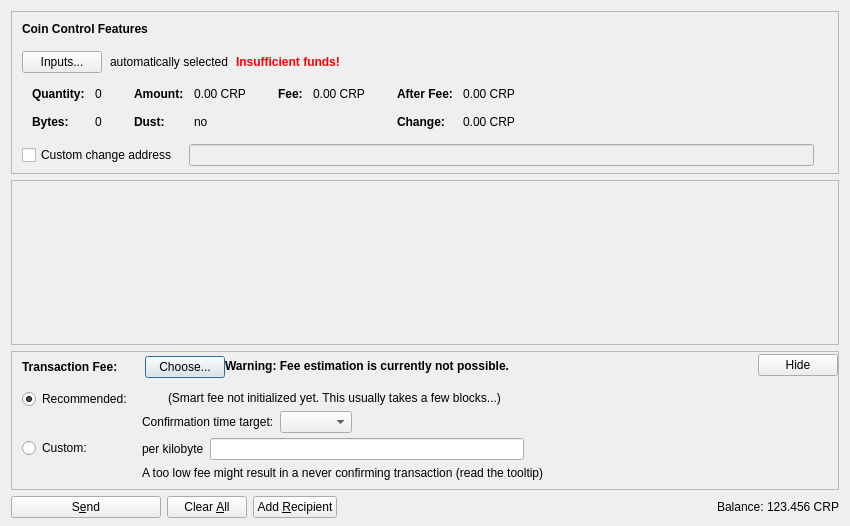
<?xml version="1.0" encoding="UTF-8"?>
<ui version="4.0">
 <class>SendCoinsDialog</class>
 <widget class="QDialog" name="SendCoinsDialog">
  <property name="geometry">
   <rect>
    <x>0</x>
    <y>0</y>
    <width>850</width>
    <height>526</height>
   </rect>
  </property>
  <property name="windowTitle">
   <string>Send Coins</string>
  </property>
  <layout class="QVBoxLayout" name="verticalLayout" stretch="0,1,0,0">
   <property name="bottomMargin">
    <number>8</number>
   </property>
   <item>
    <widget class="QFrame" name="frameCoinControl">
     <property name="sizePolicy">
      <sizepolicy hsizetype="Expanding" vsizetype="Expanding">
       <horstretch>0</horstretch>
       <verstretch>0</verstretch>
      </sizepolicy>
     </property>
     <property name="maximumSize">
      <size>
       <width>16777215</width>
       <height>16777215</height>
      </size>
     </property>
     <property name="frameShape">
      <enum>QFrame::StyledPanel</enum>
     </property>
     <property name="frameShadow">
      <enum>QFrame::Sunken</enum>
     </property>
     <layout class="QVBoxLayout" name="verticalLayoutCoinControl2">
      <property name="spacing">
       <number>0</number>
      </property>
      <property name="leftMargin">
       <number>0</number>
      </property>
      <property name="topMargin">
       <number>0</number>
      </property>
      <property name="rightMargin">
       <number>0</number>
      </property>
      <property name="bottomMargin">
       <number>6</number>
      </property>
      <item>
       <layout class="QVBoxLayout" name="verticalLayoutCoinControl" stretch="0,0,0,0,1">
        <property name="spacing">
         <number>0</number>
        </property>
        <property name="leftMargin">
         <number>10</number>
        </property>
        <property name="topMargin">
         <number>10</number>
        </property>
        <item>
         <layout class="QHBoxLayout" name="horizontalLayoutCoinControl1">
          <property name="bottomMargin">
           <number>15</number>
          </property>
          <item>
           <widget class="QLabel" name="labelCoinControlFeatures">
            <property name="sizePolicy">
             <sizepolicy hsizetype="Preferred" vsizetype="Maximum">
              <horstretch>0</horstretch>
              <verstretch>0</verstretch>
             </sizepolicy>
            </property>
            <property name="font">
             <font>
              <weight>75</weight>
              <bold>true</bold>
             </font>
            </property>
            <property name="styleSheet">
             <string notr="true">font-weight:bold;</string>
            </property>
            <property name="text">
             <string>Coin Control Features</string>
            </property>
           </widget>
          </item>
         </layout>
        </item>
        <item>
         <layout class="QHBoxLayout" name="horizontalLayoutCoinControl2" stretch="0,0,0,0">
          <property name="spacing">
           <number>8</number>
          </property>
          <property name="bottomMargin">
           <number>10</number>
          </property>
          <item>
           <widget class="QPushButton" name="pushButtonCoinControl">
            <property name="styleSheet">
             <string notr="true"/>
            </property>
            <property name="text">
             <string>Inputs...</string>
            </property>
            <property name="autoDefault">
             <bool>false</bool>
            </property>
           </widget>
          </item>
          <item>
           <widget class="QLabel" name="labelCoinControlAutomaticallySelected">
            <property name="text">
             <string>automatically selected</string>
            </property>
            <property name="margin">
             <number>5</number>
            </property>
           </widget>
          </item>
          <item>
           <widget class="QLabel" name="labelCoinControlInsuffFunds">
            <property name="font">
             <font>
              <weight>75</weight>
              <bold>true</bold>
             </font>
            </property>
            <property name="styleSheet">
             <string notr="true">color:red;font-weight:bold;</string>
            </property>
            <property name="text">
             <string>Insufficient funds!</string>
            </property>
            <property name="margin">
             <number>5</number>
            </property>
           </widget>
          </item>
          <item>
           <spacer name="horizontalSpacerCoinControl">
            <property name="orientation">
             <enum>Qt::Horizontal</enum>
            </property>
            <property name="sizeHint" stdset="0">
             <size>
              <width>40</width>
              <height>1</height>
             </size>
            </property>
           </spacer>
          </item>
         </layout>
        </item>
        <item>
         <widget class="QWidget" name="widgetCoinControl" native="true">
          <property name="sizePolicy">
           <sizepolicy hsizetype="Preferred" vsizetype="Preferred">
            <horstretch>0</horstretch>
            <verstretch>0</verstretch>
           </sizepolicy>
          </property>
          <property name="minimumSize">
           <size>
            <width>0</width>
            <height>0</height>
           </size>
          </property>
          <property name="styleSheet">
           <string notr="true"/>
          </property>
          <layout class="QHBoxLayout" name="horizontalLayoutCoinControl5">
           <property name="leftMargin">
            <number>0</number>
           </property>
           <property name="topMargin">
            <number>0</number>
           </property>
           <property name="rightMargin">
            <number>0</number>
           </property>
           <property name="bottomMargin">
            <number>0</number>
           </property>
           <item>
            <layout class="QHBoxLayout" name="horizontalLayoutCoinControl3" stretch="0,0,0,1">
             <property name="spacing">
              <number>20</number>
             </property>
             <property name="topMargin">
              <number>0</number>
             </property>
             <property name="bottomMargin">
              <number>10</number>
             </property>
             <item>
              <layout class="QFormLayout" name="formLayoutCoinControl1">
               <property name="horizontalSpacing">
                <number>10</number>
               </property>
               <property name="verticalSpacing">
                <number>14</number>
               </property>
               <property name="leftMargin">
                <number>10</number>
               </property>
               <property name="topMargin">
                <number>4</number>
               </property>
               <property name="rightMargin">
                <number>6</number>
               </property>
               <item row="0" column="0">
                <widget class="QLabel" name="labelCoinControlQuantityText">
                 <property name="font">
                  <font>
                   <weight>75</weight>
                   <bold>true</bold>
                  </font>
                 </property>
                 <property name="text">
                  <string>Quantity:</string>
                 </property>
                 <property name="margin">
                  <number>0</number>
                 </property>
                </widget>
               </item>
               <item row="0" column="1">
                <widget class="QLabel" name="labelCoinControlQuantity">
                 <property name="cursor">
                  <cursorShape>IBeamCursor</cursorShape>
                 </property>
                 <property name="contextMenuPolicy">
                  <enum>Qt::ActionsContextMenu</enum>
                 </property>
                 <property name="text">
                  <string notr="true">0</string>
                 </property>
                 <property name="margin">
                  <number>0</number>
                 </property>
                 <property name="textInteractionFlags">
                  <set>Qt::LinksAccessibleByMouse|Qt::TextSelectableByKeyboard|Qt::TextSelectableByMouse</set>
                 </property>
                </widget>
               </item>
               <item row="1" column="0">
                <widget class="QLabel" name="labelCoinControlBytesText">
                 <property name="font">
                  <font>
                   <weight>75</weight>
                   <bold>true</bold>
                  </font>
                 </property>
                 <property name="text">
                  <string>Bytes:</string>
                 </property>
                </widget>
               </item>
               <item row="1" column="1">
                <widget class="QLabel" name="labelCoinControlBytes">
                 <property name="cursor">
                  <cursorShape>IBeamCursor</cursorShape>
                 </property>
                 <property name="contextMenuPolicy">
                  <enum>Qt::ActionsContextMenu</enum>
                 </property>
                 <property name="text">
                  <string notr="true">0</string>
                 </property>
                 <property name="textInteractionFlags">
                  <set>Qt::LinksAccessibleByMouse|Qt::TextSelectableByKeyboard|Qt::TextSelectableByMouse</set>
                 </property>
                </widget>
               </item>
              </layout>
             </item>
             <item>
              <layout class="QFormLayout" name="formLayoutCoinControl2">
               <property name="horizontalSpacing">
                <number>10</number>
               </property>
               <property name="verticalSpacing">
                <number>14</number>
               </property>
               <property name="leftMargin">
                <number>6</number>
               </property>
               <property name="topMargin">
                <number>4</number>
               </property>
               <property name="rightMargin">
                <number>6</number>
               </property>
               <item row="0" column="0">
                <widget class="QLabel" name="labelCoinControlAmountText">
                 <property name="font">
                  <font>
                   <weight>75</weight>
                   <bold>true</bold>
                  </font>
                 </property>
                 <property name="text">
                  <string>Amount:</string>
                 </property>
                 <property name="margin">
                  <number>0</number>
                 </property>
                </widget>
               </item>
               <item row="0" column="1">
                <widget class="QLabel" name="labelCoinControlAmount">
                 <property name="cursor">
                  <cursorShape>IBeamCursor</cursorShape>
                 </property>
                 <property name="contextMenuPolicy">
                  <enum>Qt::ActionsContextMenu</enum>
                 </property>
                 <property name="text">
                  <string notr="true">0.00 CRP</string>
                 </property>
                 <property name="textInteractionFlags">
                  <set>Qt::LinksAccessibleByMouse|Qt::TextSelectableByKeyboard|Qt::TextSelectableByMouse</set>
                 </property>
                </widget>
               </item>
               <item row="1" column="0">
                <widget class="QLabel" name="labelCoinControlLowOutputText">
                 <property name="font">
                  <font>
                   <weight>75</weight>
                   <bold>true</bold>
                  </font>
                 </property>
                 <property name="text">
                  <string>Dust:</string>
                 </property>
                </widget>
               </item>
               <item row="1" column="1">
                <widget class="QLabel" name="labelCoinControlLowOutput">
                 <property name="cursor">
                  <cursorShape>IBeamCursor</cursorShape>
                 </property>
                 <property name="contextMenuPolicy">
                  <enum>Qt::ActionsContextMenu</enum>
                 </property>
                 <property name="text">
                  <string notr="true">no</string>
                 </property>
                 <property name="textInteractionFlags">
                  <set>Qt::LinksAccessibleByMouse|Qt::TextSelectableByKeyboard|Qt::TextSelectableByMouse</set>
                 </property>
                </widget>
               </item>
              </layout>
             </item>
             <item>
              <layout class="QFormLayout" name="formLayoutCoinControl3">
               <property name="horizontalSpacing">
                <number>10</number>
               </property>
               <property name="verticalSpacing">
                <number>14</number>
               </property>
               <property name="leftMargin">
                <number>6</number>
               </property>
               <property name="topMargin">
                <number>4</number>
               </property>
               <property name="rightMargin">
                <number>6</number>
               </property>
               <item row="0" column="0">
                <widget class="QLabel" name="labelCoinControlFeeText">
                 <property name="font">
                  <font>
                   <weight>75</weight>
                   <bold>true</bold>
                  </font>
                 </property>
                 <property name="text">
                  <string>Fee:</string>
                 </property>
                 <property name="margin">
                  <number>0</number>
                 </property>
                </widget>
               </item>
               <item row="0" column="1">
                <widget class="QLabel" name="labelCoinControlFee">
                 <property name="cursor">
                  <cursorShape>IBeamCursor</cursorShape>
                 </property>
                 <property name="contextMenuPolicy">
                  <enum>Qt::ActionsContextMenu</enum>
                 </property>
                 <property name="text">
                  <string notr="true">0.00 CRP</string>
                 </property>
                 <property name="textInteractionFlags">
                  <set>Qt::LinksAccessibleByMouse|Qt::TextSelectableByKeyboard|Qt::TextSelectableByMouse</set>
                 </property>
                </widget>
               </item>
              </layout>
             </item>
             <item>
              <layout class="QFormLayout" name="formLayoutCoinControl4">
               <property name="horizontalSpacing">
                <number>10</number>
               </property>
               <property name="verticalSpacing">
                <number>14</number>
               </property>
               <property name="leftMargin">
                <number>6</number>
               </property>
               <property name="topMargin">
                <number>4</number>
               </property>
               <property name="rightMargin">
                <number>6</number>
               </property>
               <item row="0" column="0">
                <widget class="QLabel" name="labelCoinControlAfterFeeText">
                 <property name="font">
                  <font>
                   <weight>75</weight>
                   <bold>true</bold>
                  </font>
                 </property>
                 <property name="text">
                  <string>After Fee:</string>
                 </property>
                 <property name="margin">
                  <number>0</number>
                 </property>
                </widget>
               </item>
               <item row="0" column="1">
                <widget class="QLabel" name="labelCoinControlAfterFee">
                 <property name="cursor">
                  <cursorShape>IBeamCursor</cursorShape>
                 </property>
                 <property name="contextMenuPolicy">
                  <enum>Qt::ActionsContextMenu</enum>
                 </property>
                 <property name="text">
                  <string notr="true">0.00 CRP</string>
                 </property>
                 <property name="textInteractionFlags">
                  <set>Qt::LinksAccessibleByMouse|Qt::TextSelectableByKeyboard|Qt::TextSelectableByMouse</set>
                 </property>
                </widget>
               </item>
               <item row="1" column="0">
                <widget class="QLabel" name="labelCoinControlChangeText">
                 <property name="font">
                  <font>
                   <weight>75</weight>
                   <bold>true</bold>
                  </font>
                 </property>
                 <property name="text">
                  <string>Change:</string>
                 </property>
                </widget>
               </item>
               <item row="1" column="1">
                <widget class="QLabel" name="labelCoinControlChange">
                 <property name="cursor">
                  <cursorShape>IBeamCursor</cursorShape>
                 </property>
                 <property name="contextMenuPolicy">
                  <enum>Qt::ActionsContextMenu</enum>
                 </property>
                 <property name="text">
                  <string notr="true">0.00 CRP</string>
                 </property>
                 <property name="textInteractionFlags">
                  <set>Qt::LinksAccessibleByMouse|Qt::TextSelectableByKeyboard|Qt::TextSelectableByMouse</set>
                 </property>
                </widget>
               </item>
              </layout>
             </item>
            </layout>
           </item>
          </layout>
         </widget>
        </item>
        <item>
         <layout class="QHBoxLayout" name="horizontalLayoutCoinControl4" stretch="0,0,0">
          <property name="spacing">
           <number>12</number>
          </property>
          <property name="sizeConstraint">
           <enum>QLayout::SetDefaultConstraint</enum>
          </property>
          <property name="topMargin">
           <number>5</number>
          </property>
          <property name="rightMargin">
           <number>5</number>
          </property>
          <item>
           <widget class="QCheckBox" name="checkBoxCoinControlChange">
            <property name="toolTip">
             <string>If this is activated, but the change address is empty or invalid, change will be sent to a newly generated address.</string>
            </property>
            <property name="text">
             <string>Custom change address</string>
            </property>
           </widget>
          </item>
          <item>
           <widget class="QValidatedLineEdit" name="lineEditCoinControlChange">
            <property name="enabled">
             <bool>false</bool>
            </property>
            <property name="sizePolicy">
             <sizepolicy hsizetype="Expanding" vsizetype="Fixed">
              <horstretch>0</horstretch>
              <verstretch>0</verstretch>
             </sizepolicy>
            </property>
           </widget>
          </item>
          <item>
           <widget class="QLabel" name="labelCoinControlChangeLabel">
            <property name="sizePolicy">
             <sizepolicy hsizetype="Preferred" vsizetype="Expanding">
              <horstretch>0</horstretch>
              <verstretch>0</verstretch>
             </sizepolicy>
            </property>
            <property name="minimumSize">
             <size>
              <width>0</width>
              <height>0</height>
             </size>
            </property>
            <property name="text">
             <string/>
            </property>
            <property name="margin">
             <number>3</number>
            </property>
           </widget>
          </item>
         </layout>
        </item>
        <item>
         <spacer name="verticalSpacerCoinControl">
          <property name="orientation">
           <enum>Qt::Vertical</enum>
          </property>
          <property name="sizeHint" stdset="0">
           <size>
            <width>800</width>
            <height>1</height>
           </size>
          </property>
         </spacer>
        </item>
       </layout>
      </item>
     </layout>
    </widget>
   </item>
   <item>
    <widget class="QScrollArea" name="scrollArea">
     <property name="widgetResizable">
      <bool>true</bool>
     </property>
     <widget class="QWidget" name="scrollAreaWidgetContents">
      <property name="geometry">
       <rect>
        <x>0</x>
        <y>0</y>
        <width>830</width>
        <height>104</height>
       </rect>
      </property>
      <layout class="QVBoxLayout" name="verticalLayout_2" stretch="0,1">
       <property name="leftMargin">
        <number>0</number>
       </property>
       <property name="topMargin">
        <number>0</number>
       </property>
       <property name="rightMargin">
        <number>0</number>
       </property>
       <property name="bottomMargin">
        <number>0</number>
       </property>
       <item>
        <layout class="QVBoxLayout" name="entries">
         <property name="spacing">
          <number>6</number>
         </property>
        </layout>
       </item>
       <item>
        <spacer name="verticalSpacer">
         <property name="orientation">
          <enum>Qt::Vertical</enum>
         </property>
         <property name="sizeHint" stdset="0">
          <size>
           <width>20</width>
           <height>40</height>
          </size>
         </property>
        </spacer>
       </item>
      </layout>
     </widget>
    </widget>
   </item>
   <item>
    <widget class="QFrame" name="frameFee">
     <property name="sizePolicy">
      <sizepolicy hsizetype="Expanding" vsizetype="Expanding">
       <horstretch>0</horstretch>
       <verstretch>0</verstretch>
      </sizepolicy>
     </property>
     <property name="maximumSize">
      <size>
       <width>16777215</width>
       <height>16777215</height>
      </size>
     </property>
     <property name="frameShape">
      <enum>QFrame::StyledPanel</enum>
     </property>
     <property name="frameShadow">
      <enum>QFrame::Sunken</enum>
     </property>
     <layout class="QVBoxLayout" name="verticalLayoutFee1">
      <property name="spacing">
       <number>0</number>
      </property>
      <property name="leftMargin">
       <number>0</number>
      </property>
      <property name="topMargin">
       <number>0</number>
      </property>
      <property name="rightMargin">
       <number>0</number>
      </property>
      <property name="bottomMargin">
       <number>0</number>
      </property>
      <item>
       <layout class="QVBoxLayout" name="verticalLayoutFee2" stretch="0,0,0">
        <property name="spacing">
         <number>0</number>
        </property>
        <property name="leftMargin">
         <number>10</number>
        </property>
        <property name="topMargin">
         <number>0</number>
        </property>
        <item>
         <layout class="QHBoxLayout" name="horizontalLayoutFee1">
          <property name="bottomMargin">
           <number>0</number>
          </property>
          <item>
           <layout class="QVBoxLayout" name="verticalLayoutFee7">
            <property name="spacing">
             <number>0</number>
            </property>
            <item>
             <spacer name="verticalSpacerSmartFee">
              <property name="orientation">
               <enum>Qt::Vertical</enum>
              </property>
              <property name="sizeType">
               <enum>QSizePolicy::Fixed</enum>
              </property>
              <property name="sizeHint" stdset="0">
               <size>
                <width>1</width>
                <height>4</height>
               </size>
              </property>
             </spacer>
            </item>
            <item>
             <layout class="QHBoxLayout" name="horizontalLayoutSmartFee">
              <property name="spacing">
               <number>10</number>
              </property>
              <item>
               <widget class="QLabel" name="labelFeeHeadline">
                <property name="sizePolicy">
                 <sizepolicy hsizetype="Preferred" vsizetype="Maximum">
                  <horstretch>0</horstretch>
                  <verstretch>0</verstretch>
                 </sizepolicy>
                </property>
                <property name="font">
                 <font>
                  <weight>75</weight>
                  <bold>true</bold>
                 </font>
                </property>
                <property name="styleSheet">
                 <string notr="true">font-weight:bold;</string>
                </property>
                <property name="text">
                 <string>Transaction Fee:</string>
                </property>
               </widget>
              </item>
              <item>
               <widget class="QLabel" name="labelFeeMinimized">
                <property name="text">
                 <string/>
                </property>
               </widget>
              </item>
              <item>
               <widget class="QPushButton" name="buttonChooseFee">
                <property name="text">
                 <string>Choose...</string>
                </property>
               </widget>
              </item>
             </layout>
            </item>
            <item>
             <spacer name="verticalSpacer_5">
              <property name="orientation">
               <enum>Qt::Vertical</enum>
              </property>
              <property name="sizeHint" stdset="0">
               <size>
                <width>1</width>
                <height>1</height>
               </size>
              </property>
             </spacer>
            </item>
           </layout>
          </item>
          <item>
           <widget class="QLabel" name="fallbackFeeWarningLabel">
            <property name="toolTip">
             <string>Using the fallbackfee can result in sending a transaction that will take several hours or days (or never) to confirm. Consider choosing your fee manually or wait until you have validated the complete chain.</string>
            </property>
            <property name="font">
            <font>
                <weight>75</weight>
                <bold>true</bold>
            </font>
            </property>
            <property name="text">
             <string>Warning: Fee estimation is currently not possible.</string>
            </property>
            <property name="wordWrap">
             <bool>false</bool>
            </property>
           </widget>
          </item>
          <item>
           <spacer name="horizontalSpacer_4">
            <property name="orientation">
             <enum>Qt::Horizontal</enum>
            </property>
            <property name="sizeType">
             <enum>QSizePolicy::MinimumExpanding</enum>
            </property>
            <property name="sizeHint" stdset="0">
             <size>
              <width>40</width>
              <height>20</height>
             </size>
            </property>
           </spacer>
          </item>
          <item>
           <widget class="QPushButton" name="buttonMinimizeFee">
            <property name="toolTip">
             <string>collapse fee-settings</string>
            </property>
            <property name="text">
             <string>Hide</string>
            </property>
           </widget>
          </item>
         </layout>
        </item>
        <item>
         <widget class="QFrame" name="frameFeeSelection">
          <layout class="QVBoxLayout" name="verticalLayoutFee12">
           <property name="spacing">
            <number>0</number>
           </property>
           <property name="leftMargin">
            <number>0</number>
           </property>
           <property name="topMargin">
            <number>0</number>
           </property>
           <property name="rightMargin">
            <number>0</number>
           </property>
           <property name="bottomMargin">
            <number>0</number>
           </property>
           <item>
            <layout class="QGridLayout" name="gridLayoutFee">
             <property name="topMargin">
              <number>10</number>
             </property>
             <property name="bottomMargin">
              <number>4</number>
             </property>
             <property name="horizontalSpacing">
              <number>10</number>
             </property>
             <property name="verticalSpacing">
              <number>4</number>
             </property>
             <item row="1" column="1">
              <layout class="QVBoxLayout" name="verticalLayoutFee8">
               <property name="spacing">
                <number>6</number>
               </property>
               <item>
                <layout class="QHBoxLayout" name="horizontalLayoutFee13">
                 <item>
                  <widget class="QLabel" name="labelCustomPerKilobyte">
                   <property name="toolTip">
                    <string>Specify a custom fee per kB (1,000 bytes) of the transaction's virtual size.

Note:  Since the fee is calculated on a per-byte basis, a fee of "100 satoshis per kB" for a transaction size of 500 bytes (half of 1 kB) would ultimately yield a fee of only 50 satoshis.</string>
                   </property>
                   <property name="text">
                    <string>per kilobyte</string>
                   </property>
                  </widget>
                 </item>
                 <item>
                  <widget class="BitcoinAmountField" name="customFee"/>
                 </item>
                 <item>
                  <spacer name="horizontalSpacer_6">
                   <property name="orientation">
                    <enum>Qt::Horizontal</enum>
                   </property>
                   <property name="sizeHint" stdset="0">
                    <size>
                     <width>1</width>
                     <height>1</height>
                    </size>
                   </property>
                  </spacer>
                 </item>
                </layout>
               </item>
               <item>
                <layout class="QHBoxLayout" name="horizontalLayoutFee8">
                 <item>
                  <widget class="QLabel" name="labelCustomFeeWarning">
                   <property name="enabled">
                    <bool>true</bool>
                   </property>
                   <property name="toolTip">
                    <string>When there is less transaction volume than space in the blocks, miners as well as relaying nodes may enforce a minimum fee. Paying only this minimum fee is just fine, but be aware that this can result in a never confirming transaction once there is more demand for crapto transactions than the network can process.</string>
                   </property>
                   <property name="text">
                    <string>A too low fee might result in a never confirming transaction (read the tooltip)</string>
                   </property>
                  </widget>
                 </item>
                 <item>
                  <spacer name="horizontalSpacer_2">
                   <property name="orientation">
                    <enum>Qt::Horizontal</enum>
                   </property>
                   <property name="sizeHint" stdset="0">
                    <size>
                     <width>1</width>
                     <height>1</height>
                    </size>
                   </property>
                  </spacer>
                 </item>
                </layout>
               </item>
              </layout>
             </item>
             <item row="0" column="0">
              <layout class="QVBoxLayout" name="verticalLayoutFee4" stretch="0,1">
               <item>
                <widget class="QRadioButton" name="radioSmartFee">
                 <property name="text">
                  <string>Recommended:</string>
                 </property>
                 <property name="checked">
                  <bool>true</bool>
                 </property>
                 <attribute name="buttonGroup">
                  <string notr="true">groupFee</string>
                 </attribute>
                </widget>
               </item>
               <item>
                <spacer name="verticalSpacer_2">
                 <property name="orientation">
                  <enum>Qt::Vertical</enum>
                 </property>
                 <property name="sizeHint" stdset="0">
                  <size>
                   <width>1</width>
                   <height>1</height>
                  </size>
                 </property>
                </spacer>
               </item>
              </layout>
             </item>
             <item row="1" column="0">
              <layout class="QVBoxLayout" name="verticalLayoutFee9" stretch="0,1">
               <item>
                <widget class="QRadioButton" name="radioCustomFee">
                 <property name="text">
                  <string>Custom:</string>
                 </property>
                 <attribute name="buttonGroup">
                  <string notr="true">groupFee</string>
                 </attribute>
                </widget>
               </item>
               <item>
                <spacer name="verticalSpacer_6">
                 <property name="orientation">
                  <enum>Qt::Vertical</enum>
                 </property>
                 <property name="sizeHint" stdset="0">
                  <size>
                   <width>1</width>
                   <height>1</height>
                  </size>
                 </property>
                </spacer>
               </item>
              </layout>
             </item>
             <item row="0" column="1">
              <layout class="QVBoxLayout" name="verticalLayoutFee3" stretch="0,0,1">
               <property name="spacing">
                <number>6</number>
               </property>
               <property name="topMargin">
                <number>2</number>
               </property>
               <item>
                <layout class="QHBoxLayout" name="horizontalLayoutFee12">
                 <item>
                  <widget class="QLabel" name="labelSmartFee">
                   <property name="text">
                    <string/>
                   </property>
                  </widget>
                 </item>
                 <item>
                  <widget class="QLabel" name="labelFeeEstimation">
                   <property name="text">
                    <string/>
                   </property>
                  </widget>
                 </item>
                 <item>
                  <widget class="QLabel" name="labelSmartFee2">
                   <property name="text">
                    <string>(Smart fee not initialized yet. This usually takes a few blocks...)</string>
                   </property>
                  </widget>
                 </item>
                 <item>
                  <spacer name="horizontalSpacer_5">
                   <property name="orientation">
                    <enum>Qt::Horizontal</enum>
                   </property>
                   <property name="sizeHint" stdset="0">
                    <size>
                     <width>1</width>
                     <height>1</height>
                    </size>
                   </property>
                  </spacer>
                 </item>
                </layout>
               </item>
               <item>
                <layout class="QHBoxLayout" name="horizontalLayoutFee9">
                 <item>
                  <layout class="QVBoxLayout" name="verticalLayoutFee6">
                   <item>
                    <widget class="QLabel" name="labelSmartFee3">
                     <property name="text">
                      <string>Confirmation time target:</string>
                     </property>
                    </widget>
                   </item>
                  </layout>
                 </item>
                 <item>
                  <layout class="QVBoxLayout" name="verticalLayoutFee5">
                   <property name="rightMargin">
                    <number>30</number>
                   </property>
                   <item>
                    <layout class="QHBoxLayout" name="horizontalLayoutConfTarget">
                     <property name="bottomMargin">
                      <number>0</number>
                     </property>
                     <item>
                      <widget class="QComboBox" name="confTargetSelector"/>
                     </item>
                     <item>
                      <spacer name="horizontalSpacerConfTarget">
                       <property name="orientation">
                        <enum>Qt::Horizontal</enum>
                       </property>
                       <property name="sizeHint" stdset="0">
                        <size>
                         <width>40</width>
                         <height>20</height>
                        </size>
                       </property>
                      </spacer>
                     </item>
                    </layout>
                   </item>
                  </layout>
                 </item>
                </layout>
               </item>
               <item>
                <spacer name="verticalSpacer_4">
                 <property name="orientation">
                  <enum>Qt::Vertical</enum>
                 </property>
                 <property name="sizeHint" stdset="0">
                  <size>
                   <width>1</width>
                   <height>1</height>
                  </size>
                 </property>
                </spacer>
               </item>
              </layout>
             </item>
            </layout>
           </item>
          </layout>
         </widget>
        </item>
        <item>
         <spacer name="verticalSpacerFee">
          <property name="orientation">
           <enum>Qt::Vertical</enum>
          </property>
          <property name="sizeHint" stdset="0">
           <size>
            <width>40</width>
            <height>5</height>
           </size>
          </property>
         </spacer>
        </item>
       </layout>
      </item>
     </layout>
    </widget>
   </item>
   <item>
    <layout class="QHBoxLayout" name="horizontalLayout">
     <item>
      <widget class="QPushButton" name="sendButton">
       <property name="minimumSize">
        <size>
         <width>150</width>
         <height>0</height>
        </size>
       </property>
       <property name="toolTip">
        <string>Confirm the send action</string>
       </property>
       <property name="text">
        <string>S&amp;end</string>
       </property>
       <property name="icon">
        <iconset resource="../bitcoin.qrc">
         <normaloff>:/icons/send</normaloff>:/icons/send</iconset>
       </property>
       <property name="autoDefault">
        <bool>false</bool>
       </property>
       <property name="default">
        <bool>false</bool>
       </property>
      </widget>
     </item>
     <item>
      <widget class="QPushButton" name="clearButton">
       <property name="sizePolicy">
        <sizepolicy hsizetype="Minimum" vsizetype="Fixed">
         <horstretch>0</horstretch>
         <verstretch>0</verstretch>
        </sizepolicy>
       </property>
       <property name="toolTip">
        <string>Clear all fields of the form.</string>
       </property>
       <property name="text">
        <string>Clear &amp;All</string>
       </property>
       <property name="icon">
        <iconset resource="../bitcoin.qrc">
         <normaloff>:/icons/remove</normaloff>:/icons/remove</iconset>
       </property>
       <property name="autoDefault">
        <bool>false</bool>
       </property>
      </widget>
     </item>
     <item>
      <widget class="QPushButton" name="addButton">
       <property name="toolTip">
        <string>Send to multiple recipients at once</string>
       </property>
       <property name="text">
        <string>Add &amp;Recipient</string>
       </property>
       <property name="icon">
        <iconset resource="../bitcoin.qrc">
         <normaloff>:/icons/add</normaloff>:/icons/add</iconset>
       </property>
       <property name="autoDefault">
        <bool>false</bool>
       </property>
      </widget>
     </item>
     <item>
      <spacer name="horizontalSpacer">
       <property name="orientation">
        <enum>Qt::Horizontal</enum>
       </property>
       <property name="sizeHint" stdset="0">
        <size>
         <width>40</width>
         <height>20</height>
        </size>
       </property>
      </spacer>
     </item>
     <item>
      <layout class="QHBoxLayout" name="horizontalLayout_2">
       <property name="spacing">
        <number>3</number>
       </property>
       <item>
        <widget class="QLabel" name="label">
         <property name="sizePolicy">
          <sizepolicy hsizetype="Preferred" vsizetype="Fixed">
           <horstretch>0</horstretch>
           <verstretch>0</verstretch>
          </sizepolicy>
         </property>
         <property name="text">
          <string>Balance:</string>
         </property>
        </widget>
       </item>
       <item>
        <widget class="QLabel" name="labelBalance">
         <property name="sizePolicy">
          <sizepolicy hsizetype="Preferred" vsizetype="Fixed">
           <horstretch>0</horstretch>
           <verstretch>0</verstretch>
          </sizepolicy>
         </property>
         <property name="cursor">
          <cursorShape>IBeamCursor</cursorShape>
         </property>
         <property name="text">
          <string notr="true">123.456 CRP</string>
         </property>
         <property name="textInteractionFlags">
          <set>Qt::LinksAccessibleByMouse|Qt::TextSelectableByKeyboard|Qt::TextSelectableByMouse</set>
         </property>
        </widget>
       </item>
      </layout>
     </item>
    </layout>
   </item>
  </layout>
 </widget>
 <customwidgets>
  <customwidget>
   <class>QValidatedLineEdit</class>
   <extends>QLineEdit</extends>
   <header>qt/qvalidatedlineedit.h</header>
  </customwidget>
  <customwidget>
   <class>BitcoinAmountField</class>
   <extends>QLineEdit</extends>
   <header>qt/bitcoinamountfield.h</header>
   <container>1</container>
  </customwidget>
 </customwidgets>
 <resources>
  <include location="../bitcoin.qrc"/>
 </resources>
 <connections/>
 <buttongroups>
  <buttongroup name="groupFee"/>
 </buttongroups>
</ui>
